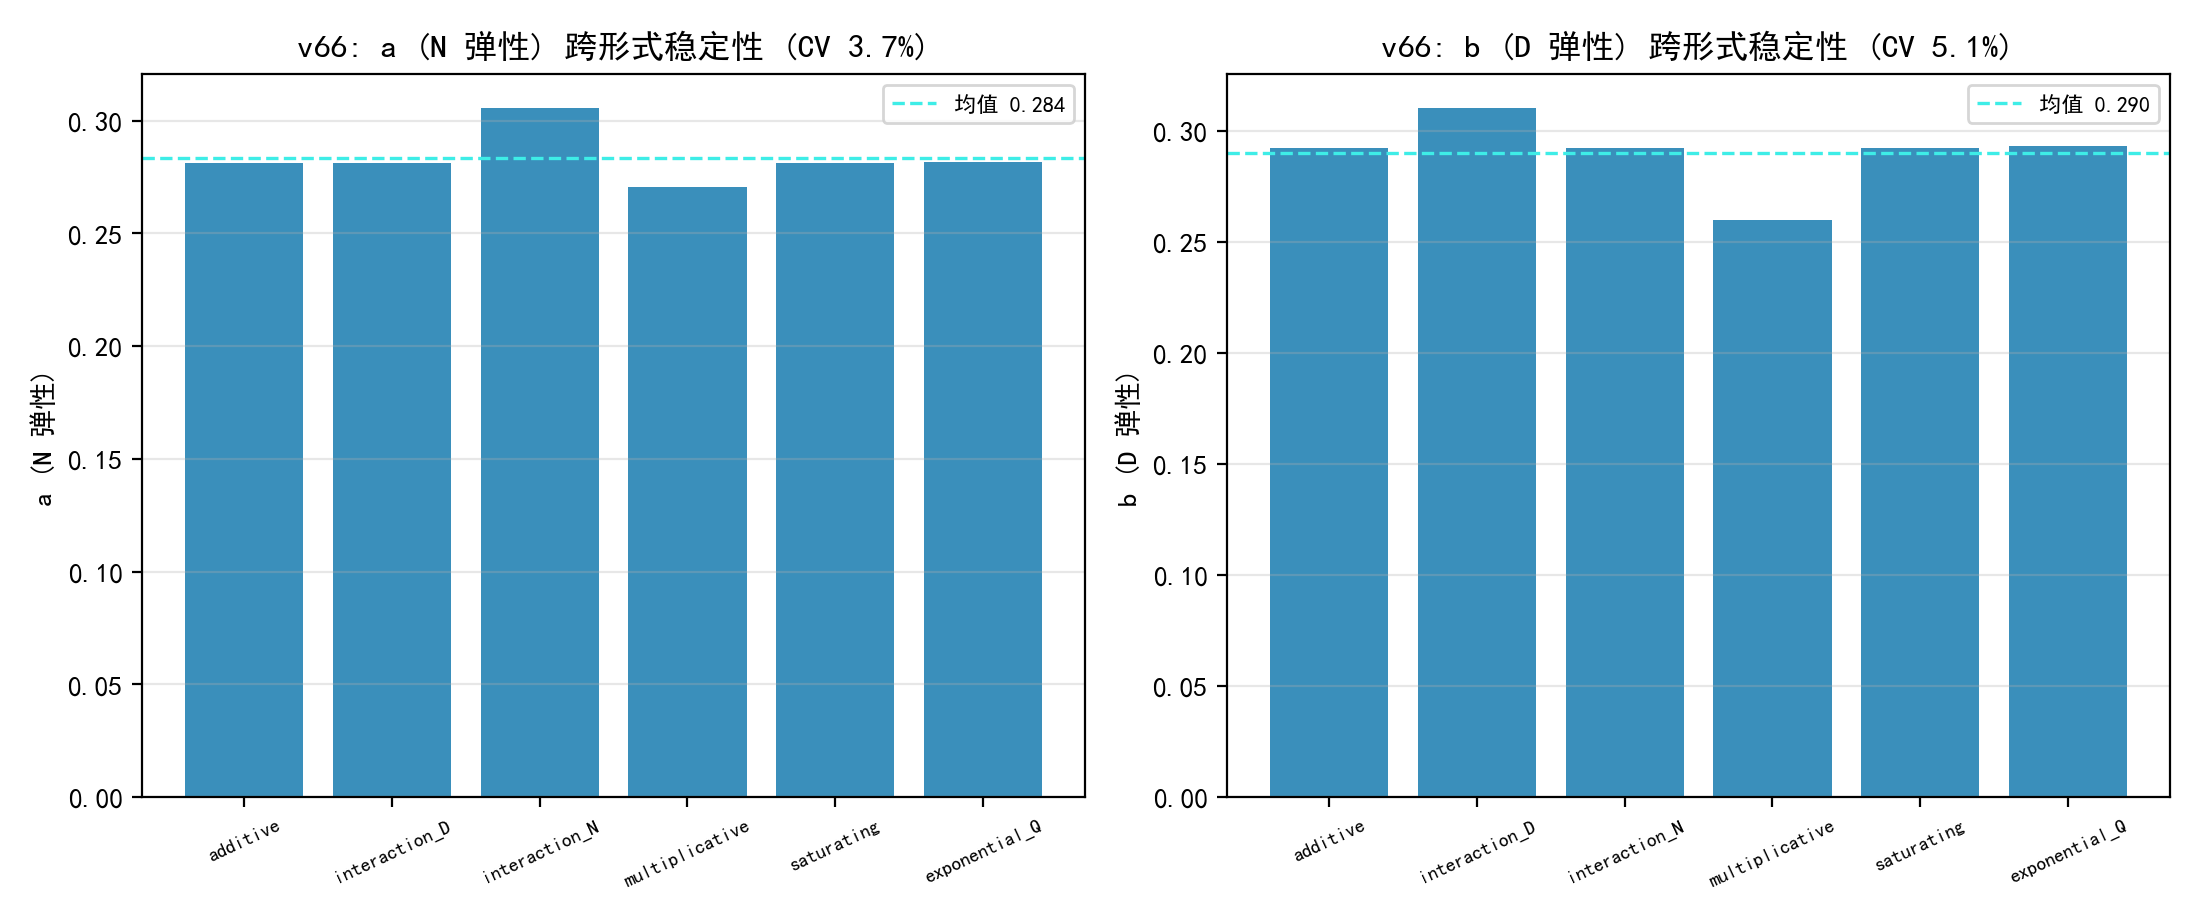

Generate this figure with Python:
# -*- coding: utf-8 -*-
"""
v66 实验: 六种形式的参数一致性
B6+B7 上分别拟合六形式, 抽取共享参数 (E/A/a/B/b/C/g) 跨形式对比:
1) 规模弹性 a (N指数) 与 b (D指数) 是否跨形式稳定;
2) g (质量弹性) 在两族 ((1-Q)^g vs exp(-gQ)) 的语义差异;
3) 结论: 弹性是数据性质而非形式产物.
输出: experiments/v66_p2_form_params.csv/.json/.png
"""
import os, sys, json
import numpy as np
import pandas as pd
sys.path.insert(0, os.path.join(os.path.dirname(__file__), "..", "code"))
from v3_p2_forms import load_b67, fit_form, PARAM_NAMES
from common import BASE

EX = os.path.join(os.path.dirname(__file__))
os.makedirs(EX, exist_ok=True)

import matplotlib
matplotlib.use("Agg")
import matplotlib.pyplot as plt
import matplotlib.font_manager as fm
for _f in ("SimHei.ttf", "simsun.ttf"):
    _p = os.path.join(BASE, _f)
    if os.path.exists(_p):
        fm.fontManager.addfont(_p)
plt.rcParams["font.sans-serif"] = ["SimHei"]
plt.rcParams["axes.unicode_minus"] = False

FORMS = ["additive", "interaction_D", "interaction_N", "multiplicative",
         "saturating", "exponential_Q"]


def main():
    df = load_b67()
    N = df["N_params_B"].to_numpy(dtype=float)
    D = df["D_tokens_B"].to_numpy(dtype=float)
    Q = df["Q_score"].to_numpy(dtype=float)
    L = df["val_loss"].to_numpy(dtype=float)

    rows = []
    for form in FORMS:
        p, r2 = fit_form(N, D, Q, L, form)
        names = PARAM_NAMES[form]
        row = {"form": form, "r2": float(r2)}
        for k, v in zip(names, p):
            row[k] = float(v)
        rows.append(row)
        print(f"{form:15s} R2={r2:.4f} a={row.get('a', float('nan')):.3f} "
              f"b={row.get('b', float('nan')):.3f} E={row['E']:.3f} g={row.get('g', float('nan')):.3f}")
    rdf = pd.DataFrame(rows)
    rdf.to_csv(os.path.join(EX, "v66_p2_form_params.csv"), index=False, encoding="utf-8-sig")

    a = rdf["a"].to_numpy(); b = rdf["b"].to_numpy()
    print(f"\na 跨形式: 均值 {a.mean():.3f} 范围 [{a.min():.3f}, {a.max():.3f}] CV {a.std()/a.mean()*100:.1f}%")
    print(f"b 跨形式: 均值 {b.mean():.3f} 范围 [{b.min():.3f}, {b.max():.3f}] CV {b.std()/b.mean()*100:.1f}%")
    gp = rdf[rdf["form"] != "exponential_Q"]["g"]
    print(f"(1-Q)^g 族 g: 均值 {gp.mean():.3f} 范围 [{gp.min():.3f}, {gp.max():.3f}]")

    fig, axes = plt.subplots(1, 2, figsize=(11, 4.6))
    for i, (name, vals) in enumerate([("a (N 弹性)", a), ("b (D 弹性)", b)]):
        axes[i].bar(range(len(FORMS)), vals, color="#2563EB", alpha=0.85)
        axes[i].axhline(vals.mean(), color="#C2410C", lw=1.2, ls="--", label=f"均值 {vals.mean():.3f}")
        axes[i].set_xticks(range(len(FORMS))); axes[i].set_xticklabels(FORMS, rotation=25, fontsize=7)
        axes[i].set_ylabel(name); axes[i].set_title(f"v66: {name} 跨形式稳定性 (CV {vals.std()/vals.mean()*100:.1f}%)")
        axes[i].legend(fontsize=8); axes[i].grid(alpha=0.3, axis="y")
    fig.tight_layout(); fig.savefig(os.path.join(EX, "v66_p2_form_params.png"), dpi=200)
    plt.close(fig)

    with open(os.path.join(EX, "v66_p2_form_params.json"), "w", encoding="utf-8") as f:
        json.dump({"rows": rows,
                   "a_mean": float(a.mean()), "a_cv_pct": float(a.std()/a.mean()*100),
                   "b_mean": float(b.mean()), "b_cv_pct": float(b.std()/b.mean()*100)},
                  f, ensure_ascii=False, indent=2)
    print("\ndone v66")


if __name__ == "__main__":
    main()
